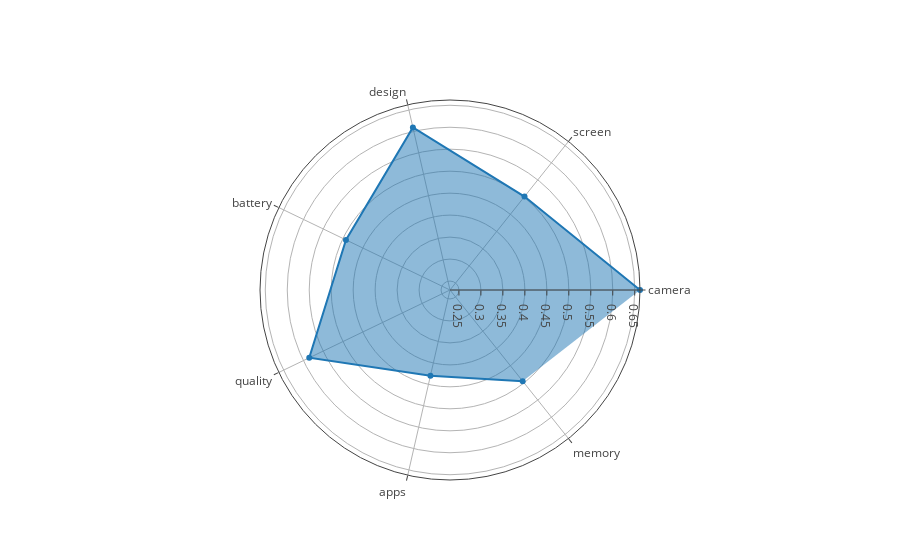

Source (notebook cell):
### Code cell
rm.aspect_sentiment_radar_plot(["camera", "screen", "design", "battery", "quality", "apps", "memory"])

### Figure 1 — Plotly figure (JSON) as saved in the notebook; plotly's stock layout.template omitted (floating-point values rounded to 4 significant figures)
{"data": [{"fill": "toself", "r": [0.662, 0.5016, 0.609, 0.4925, 0.5851, 0.4297, 0.495], "theta": ["camera", "screen", "design", "battery", "quality", "apps", "memory"], "type": "scatterpolar", "uid": "8536a6d0-30c2-43be-a647-def3ef471978"}], "layout": {"polar": {"radialaxis": {"range": [0.2297, 0.662], "visible": true}}, "showlegend": false}}
